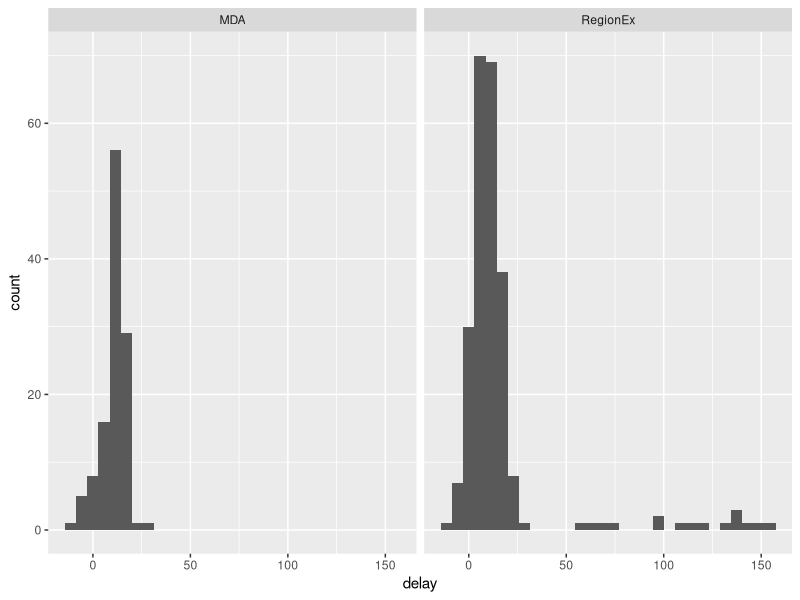

This figure's R source:
## ---- chunk 1
knitr::opts_chunk$set(echo = TRUE)
## ---- chunk 2
library(tidyverse)
library(lubridate)
d <- read_csv("flight_delay.csv")
glimpse(d)


table(d$Airline)

d <- d %>% 
  mutate(delay = as.numeric(`Arrival delay in minutes`)) %>% 
  filter(!is.na(delay))

summary(d)

d  %>% 
  group_by(Airline) %>% 
  summarize(n = n(),
            avg_delay = mean(delay, na.rm=T),
            median_delay = median(delay, na.rm=T),
            p90 = quantile(delay, probs=c(.9), na.rm=T),
            sd = sd(delay, na.rm=T)) 
## ---- chunk 3
ggplot(d, aes(delay)) +
  geom_histogram() + 
  facet_wrap(~Airline)
